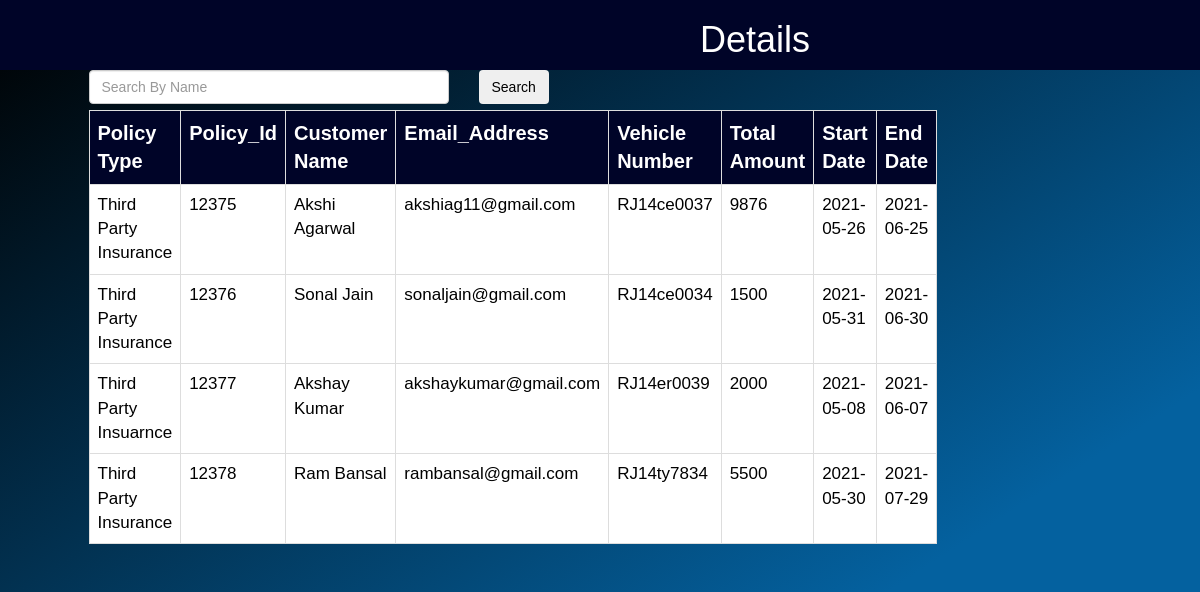
The app's page /DBMS/Report.php with its own data.
### tables this page shows
CREATE TABLE `buy_policy` (
  `Policy_Type` varchar(30) NOT NULL,
  `Customer_Name` varchar(30) NOT NULL,
  `Vehilcle_Number` varchar(10) NOT NULL,
  `Registration_Date` date NOT NULL,
  `Total_Amount` int(10) NOT NULL,
  `Start_Date` date NOT NULL,
  `End_Date` date NOT NULL,
  `Policy_ID` int(10) NOT NULL,
  `Email_Address` varchar(30) NOT NULL
);

### DBMS/Report.php (the view, shortened to what this page needs)
<!DOCTYPE html>
<html lang="en">
<head>
  <link rel="stylesheet" href="https://maxcdn.bootstrapcdn.com/bootstrap/3.3.7/css/bootstrap.min.css">
  <link href="style15.css" rel="stylesheet">
</head>
<body>
<div class="head">
    <h1> Details</h1>
</div>
<div class="container">
   <div class="row">
   <div class="col-md-8 col-md-offset-2" style="margin-left: 5%;">
   <div class="row">
   <?php
   $conn = new mysqli('localhost', 'root', '', 'insurance_management_system');
     if(isset($_GET['search'])){
        $searchKey = $_GET['search'];
        $sql = "SELECT * FROM buy_policy WHERE Customer_Name LIKE '%$searchKey%'";
     }else
     $sql = "SELECT * FROM buy_policy";
     $result = $conn->query($sql);
   ?>
   <form action="" method="GET">
     <div class="col-md-6">
        <input type="text" name="search" class='form-control' placeholder="Search By Name" value=<?php echo @$_GET['search']; ?> >
     </div>
     <div class="col-md-6 text-left">
      <button class="btn">Search</button>
     </div>
   </form>
   <br>
   <br>
</div>
<center>
<table style="width:100%;"  class="table table-bordered" >
  <?php
  echo "<tr> <th>Policy Type</th><th>Policy_Id</th> <th>Customer Name</th><th>Email_Address</th> <th>Vehicle Number</th><th>Total Amount</th><th>Start Date</th><th>End Date</th></tr>";
  ?>
  <?php while( $row = $result->fetch_object() ): ?>
  <tr>
     <td><?php echo $row->Policy_Type?></td>
     <td><?php echo $row->Policy_ID?></td>
     <td><?php echo $row->Customer_Name?></td>
     <td><?php echo $row->Email_Address?></td>
     <td><?php echo $row->Vehilcle_Number ?></td>
     <td><?php echo $row->Total_Amount?></td>
     <td><?php echo $row->Start_Date?></td>
     <td><?php echo $row->End_Date?></td>
  </tr>
  <?php endwhile; ?>
</table>
</center>
</div>
</div>
</div>
</body>
</html>

### DBMS/style15.css (style rules this page uses)
* { margin:0px; padding: 0px; }
body { margin: 0; padding: 0; font-family: 'Montserrat', sans-serif; background-color: #000000; background-image: linear-gradient(147deg, #000000 0%, #04619f 74%); height: 100vh; overflow: hidden; color:black; font-size: 14px; }
.table { width:100%; border:1px solid black; margin-top:-10%; }
.table th,td { padding:10px; font-size: 17px; }
.table th { font-size: 20px; color:white; background-color: #000428; border-color:#000428 ; }
.head { margin:0px; background-color: #000428; font-size: 35px; padding:0px; color:white; overflow: hidden; width:100%; padding-left:700px; }
td { background-color: white; }

### records on screen
buy_policy: Policy_Type "Third Party Insurance", Policy_ID "12375", Customer_Name "Akshi Agarwal", Email_Address "akshiag11@gmail.com", Vehilcle_Number "RJ14ce0037", Total_Amount "9876", Start_Date "2021-05-26", End_Date "2021-06-25"
buy_policy: Policy_Type "Third Party Insurance", Policy_ID "12376", Customer_Name "Sonal Jain", Email_Address "sonaljain@gmail.com", Vehilcle_Number "RJ14ce0034", Total_Amount "1500", Start_Date "2021-05-31", End_Date "2021-06-30"
buy_policy: Policy_Type "Third Party Insuarnce", Policy_ID "12377", Customer_Name "Akshay Kumar", Email_Address "akshaykumar@gmail.com", Vehilcle_Number "RJ14er0039", Total_Amount "2000", Start_Date "2021-05-08", End_Date "2021-06-07"
buy_policy: Policy_Type "Third Party Insurance", Policy_ID "12378", Customer_Name "Ram Bansal", Email_Address "rambansal@gmail.com", Vehilcle_Number "RJ14ty7834", Total_Amount "5500", Start_Date "2021-05-30", End_Date "2021-07-29"
